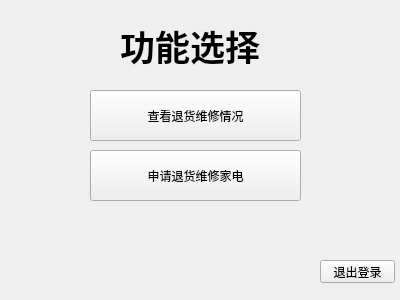
<?xml version="1.0" encoding="UTF-8"?>
<ui version="4.0">
 <class>kehu</class>
 <widget class="QWidget" name="kehu">
  <property name="geometry">
   <rect>
    <x>0</x>
    <y>0</y>
    <width>400</width>
    <height>300</height>
   </rect>
  </property>
  <property name="windowTitle">
   <string>Form</string>
  </property>
  <widget class="QPushButton" name="pushButton">
   <property name="geometry">
    <rect>
     <x>90</x>
     <y>90</y>
     <width>211</width>
     <height>51</height>
    </rect>
   </property>
   <property name="text">
    <string>查看退货维修情况</string>
   </property>
  </widget>
  <widget class="QPushButton" name="pushButton_4">
   <property name="geometry">
    <rect>
     <x>320</x>
     <y>260</y>
     <width>75</width>
     <height>23</height>
    </rect>
   </property>
   <property name="text">
    <string>退出登录</string>
   </property>
  </widget>
  <widget class="QLabel" name="label">
   <property name="geometry">
    <rect>
     <x>120</x>
     <y>20</y>
     <width>151</width>
     <height>51</height>
    </rect>
   </property>
   <property name="font">
    <font>
     <pointsize>26</pointsize>
     <weight>75</weight>
     <bold>true</bold>
    </font>
   </property>
   <property name="text">
    <string>功能选择</string>
   </property>
  </widget>
  <widget class="QPushButton" name="pushButton_2">
   <property name="geometry">
    <rect>
     <x>90</x>
     <y>150</y>
     <width>211</width>
     <height>51</height>
    </rect>
   </property>
   <property name="text">
    <string>申请退货维修家电</string>
   </property>
  </widget>
 </widget>
 <resources/>
 <connections/>
</ui>
